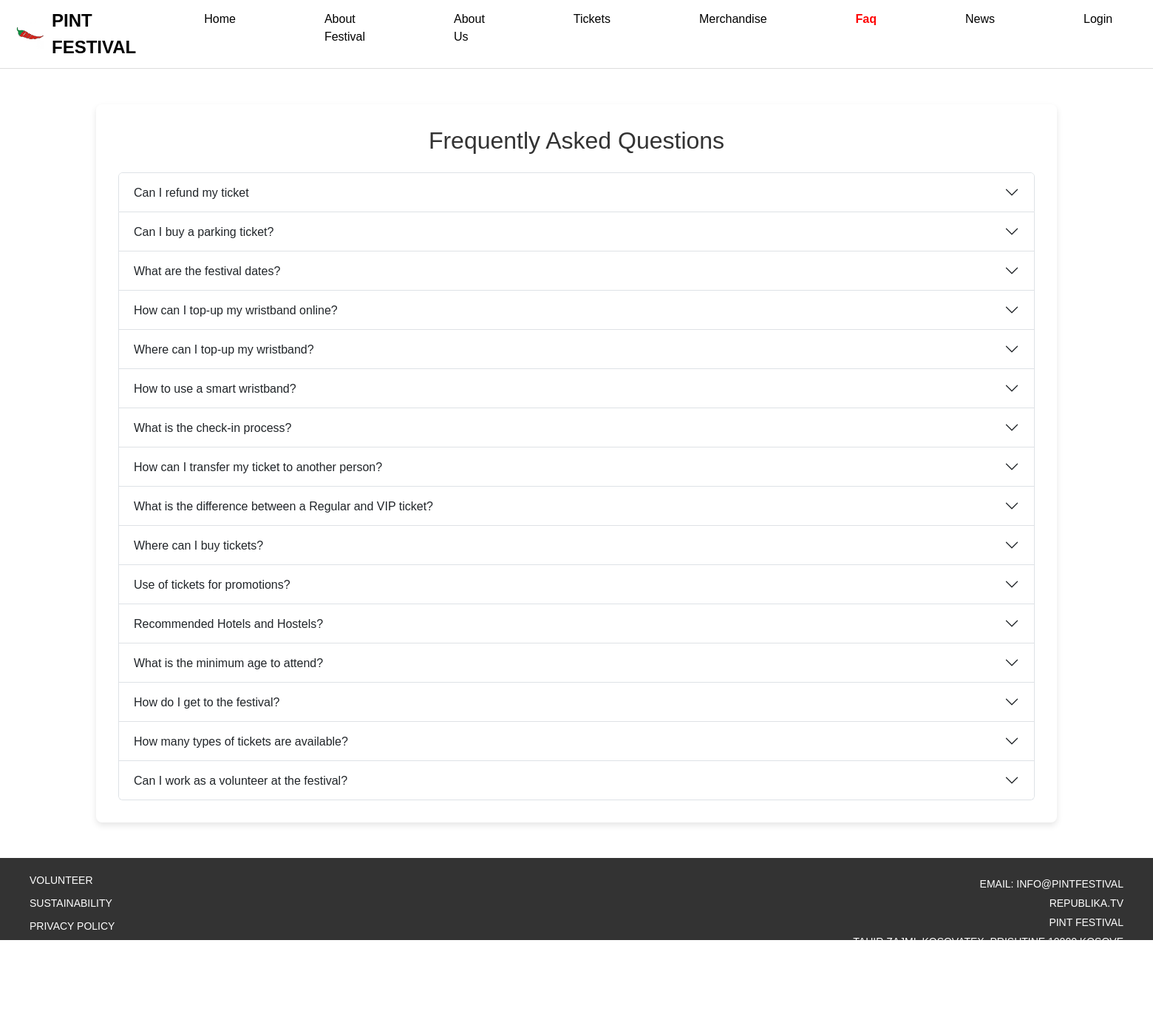
Page /Faq.php on the committed database.
### tables this page shows
CREATE TABLE `faqs` (
  `id` int(11) NOT NULL,
  `question` text NOT NULL,
  `answer` text NOT NULL
);

### Faq.php (the view, shortened to what this page needs)
<?php
$servername = "localhost";
$username = "root";
$password = "";
$dbname = "projekt";
$conn = new mysqli($servername, $username, $password, $dbname);
$sql = "SELECT * FROM faqs";
$result = $conn->query($sql);
$faqs = [];
if ($result->num_rows > 0) {
    while ($row = $result->fetch_assoc()) {
        $faqs[] = $row;
    }
}
?>
<!DOCTYPE html>
<html lang="en">
<head>
    <link href="https://cdn.jsdelivr.net/npm/bootstrap@5.3.0/dist/css/bootstrap.min.css" rel="stylesheet">
    <link rel="stylesheet" href="CSS/Faq.css">
</head>
<body>
    <header>
        <div class="logo">
            <img src="Images/pint-logo.png" alt="Pint Festival Logo">
            <span>PINT FESTIVAL</span>
        </div>
        <ul class="nav-links">
            <li><a href="Home.php">Home</a></li>
            <li><a href="aboutfestival.php">About Festival</a></li>
            <li><a href="aboutus.php">About Us</a></li>
            <li><a href="Tickets.php">Tickets</a></li>
            <li><a href="Merchandise.php">Merchandise</a></li>
            <li><a href="#" class="active">Faq</a></li>
            <li><a href="News.php">News</a></li>
            <li><a href="login.php">Login</a></li>
        </ul>
    </header>
    <section class="container my-5 faq">
        <h2 class="text-center mb-4">Frequently Asked Questions</h2>
        <div class="accordion" id="faqAccordion">
            <?php foreach ($faqs as $index => $faq): ?>
                <div class="accordion-item">
                    <h2 class="accordion-header" id="heading<?= $index + 1 ?>">
                        <button class="accordion-button collapsed" type="button" data-bs-toggle="collapse" data-bs-target="#collapse<?= $index + 1 ?>" aria-expanded="false" aria-controls="collapse<?= $index + 1 ?>">
                            <?= htmlspecialchars($faq['question']) ?>
                        </button>
                    </h2>
                </div>
            <?php endforeach; ?>
        </div>
    </section>
    <footer>
        <div class="footer-container">
            <div class="footer-section left">
                <ul>
                    <li>VOLUNTEER</li>
                    <li>SUSTAINABILITY</li>
                    <li>PRIVACY POLICY</li>
                    <li>TERMS OF USE</li>
                </ul>
            </div>
            <div class="footer-section right">
                <p>EMAIL: INFO@PINTFESTIVAL</p>
                <p>REPUBLIKA.TV</p>
                <p>PINT FESTIVAL</p>
                <p>TAHIR ZAJMI, KOSOVATEX, PRISHTINE 10000 KOSOVE</p>
            </div>
        </div>
        <div class="footer-bottom">
            <p>&copy; 2024 Pint Festival. All rights reserved.</p>
            <div class="social-icons">
                <a href="https://facebook.com" target="_blank">
                    <img src="Images/icon-facebook.png" alt="Facebook">
                </a>
                <a href="https://instagram.com" target="_blank">
                    <img src="Images/icon-instagram.png" alt="Instagram">
                </a>
                <a href="https://youtube.com" target="_blank">
                    <img src="Images/icon-youtube.png" alt="YouTube">
                </a>
            </div>
        </div>
    </footer>
</body>
</html>

### CSS/Faq.css (style rules this page uses)
* { margin: 0; padding: 0; box-sizing: border-box; font-family: Arial, sans-serif; }
body { background-color: #fff; color: #333; margin: 0; }
header { display: flex; justify-content: space-between; align-items: center; padding: 10px 20px; border-bottom: 1px solid #ddd; background-color: white; }
.logo { display: flex; align-items: center; }
.logo img { height: 40px; margin-right: 10px; }
.logo span { font-size: 1.5rem; font-weight: bold; color: black; }
.nav-links { list-style: none; display: flex; }
.nav-links li { margin-inline: 60px; }
.nav-links a { text-decoration: none; color: black; font-size: 1rem; transition: color 0.3s ease; }
.nav-links a.active { color: red; font-weight: bold; }
.faq { max-width: 1300px; margin: 70px auto; padding: 30px; background-color: white; border-radius: 8px; box-shadow: 0 4px 8px rgba(0, 0, 0, 0.1); }
footer { background-color: #333; color: white; padding: 20px 40px; font-size: 14px; }
.footer-container { display: flex; justify-content: space-between; align-items: flex-start; flex-wrap: wrap; gap: 20px; }
.footer-section.left ul { list-style: none; padding: 0; }
.footer-section.left ul li { margin-bottom: 10px; }
.footer-section.right p { margin: 5px 0; text-align: right; }
.footer-bottom { display: flex; justify-content: space-between; align-items: center; border-top: 1px solid #555; padding-top: 10px; margin-top: 20px; }
.social-icons a { margin: 0 5px; display: inline-flex; width: 30px; height: 30px; background-color: white; border-radius: 50%; align-items: center; justify-content: center; transition: transform 0.3s ease; }
.social-icons a img { width: 16px; height: 16px; }

### rows in the picture
faqs: question "Can I refund my ticket"
faqs: question "Can I buy a parking ticket?"
faqs: question "What are the festival dates?"
faqs: question "How can I top-up my wristband online?"
faqs: question "Where can I top-up my wristband?"
faqs: question "How to use a smart wristband?"
faqs: question "What is the check-in process?"
faqs: question "How can I transfer my ticket to another person?"
faqs: question "What is the difference between a Regular and VIP ticket?"
faqs: question "Where can I buy tickets?"
faqs: question "Use of tickets for promotions?"
faqs: question "Recommended Hotels and Hostels?"
faqs: question "What is the minimum age to attend?"
faqs: question "How do I get to the festival?"
faqs: question "How many types of tickets are available?"
faqs: question "Can I work as a volunteer at the festival?"
